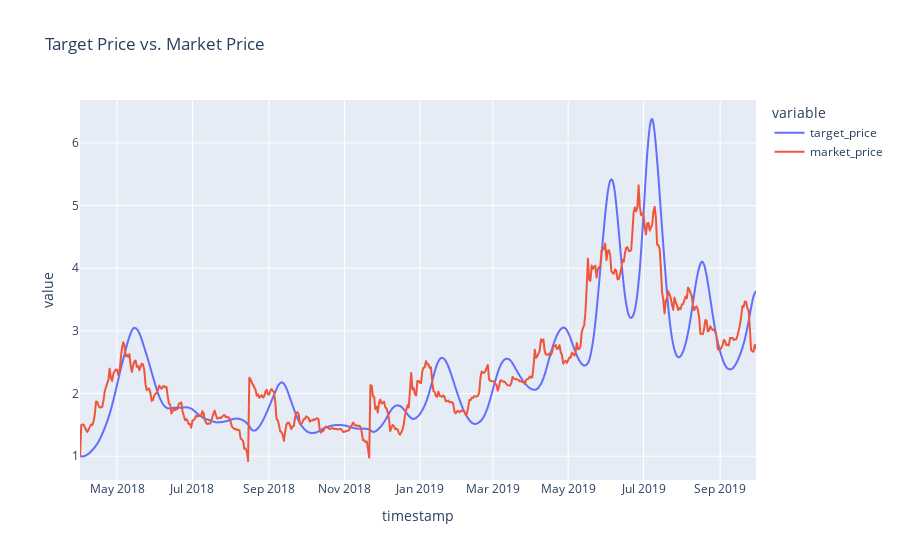

Source (notebook cell):
### Code cell
df.plot(x='timestamp', y=['target_price', 'market_price'], title='Target Price vs. Market Price')

### Figure 1 — Plotly figure (JSON) as saved in the notebook; plotly's stock layout.template omitted (floating-point values rounded to 4 significant figures; data arrays with more than 128 entries replaced by an {"elided": "..."} marker saying what was removed)
{"data": [{"hovertemplate": "variable=target_price<br>timestamp=%{x}<br>value=%{y}<extra></extra>", "legendgroup": "target_price", "line": {"color": "#636efa", "dash": "solid"}, "mode": "lines", "name": "target_price", "showlegend": true, "type": "scattergl", "x": {"elided": "548 str values"}, "xaxis": "x", "y": {"elided": "548 float values"}, "yaxis": "y"}, {"hovertemplate": "variable=market_price<br>timestamp=%{x}<br>value=%{y}<extra></extra>", "legendgroup": "market_price", "line": {"color": "#EF553B", "dash": "solid"}, "mode": "lines", "name": "market_price", "showlegend": true, "type": "scattergl", "x": {"elided": "548 str values"}, "xaxis": "x", "y": {"elided": "548 float values"}, "yaxis": "y"}], "layout": {"legend": {"title": {"text": "variable"}, "tracegroupgap": 0}, "title": {"text": "Target Price vs. Market Price"}, "xaxis": {"anchor": "y", "domain": [0, 1], "title": {"text": "timestamp"}}, "yaxis": {"anchor": "x", "domain": [0, 1], "title": {"text": "value"}}}}
